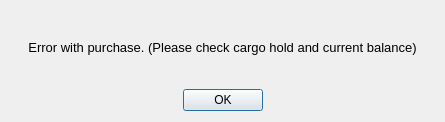
<?xml version="1.0" encoding="UTF-8"?>
<ui version="4.0">
 <class>BuyErrorDialog</class>
 <widget class="QDialog" name="BuyErrorDialog">
  <property name="windowModality">
   <enum>Qt::ApplicationModal</enum>
  </property>
  <property name="geometry">
   <rect>
    <x>0</x>
    <y>0</y>
    <width>445</width>
    <height>122</height>
   </rect>
  </property>
  <property name="windowTitle">
   <string>Dialog</string>
  </property>
  <layout class="QVBoxLayout" name="verticalLayout">
   <item>
    <widget class="QLabel" name="errorLabel">
     <property name="font">
      <font>
       <pointsize>10</pointsize>
      </font>
     </property>
     <property name="text">
      <string>Error with purchase. (Please check cargo hold and current balance)</string>
     </property>
     <property name="alignment">
      <set>Qt::AlignCenter</set>
     </property>
    </widget>
   </item>
   <item>
    <layout class="QHBoxLayout" name="horizontalLayout">
     <item>
      <spacer name="horizontalSpacer_2">
       <property name="orientation">
        <enum>Qt::Horizontal</enum>
       </property>
       <property name="sizeHint" stdset="0">
        <size>
         <width>40</width>
         <height>20</height>
        </size>
       </property>
      </spacer>
     </item>
     <item>
      <widget class="QPushButton" name="pushButton">
       <property name="text">
        <string>OK</string>
       </property>
      </widget>
     </item>
     <item>
      <spacer name="horizontalSpacer">
       <property name="orientation">
        <enum>Qt::Horizontal</enum>
       </property>
       <property name="sizeHint" stdset="0">
        <size>
         <width>40</width>
         <height>20</height>
        </size>
       </property>
      </spacer>
     </item>
    </layout>
   </item>
  </layout>
 </widget>
 <resources/>
 <connections/>
</ui>
